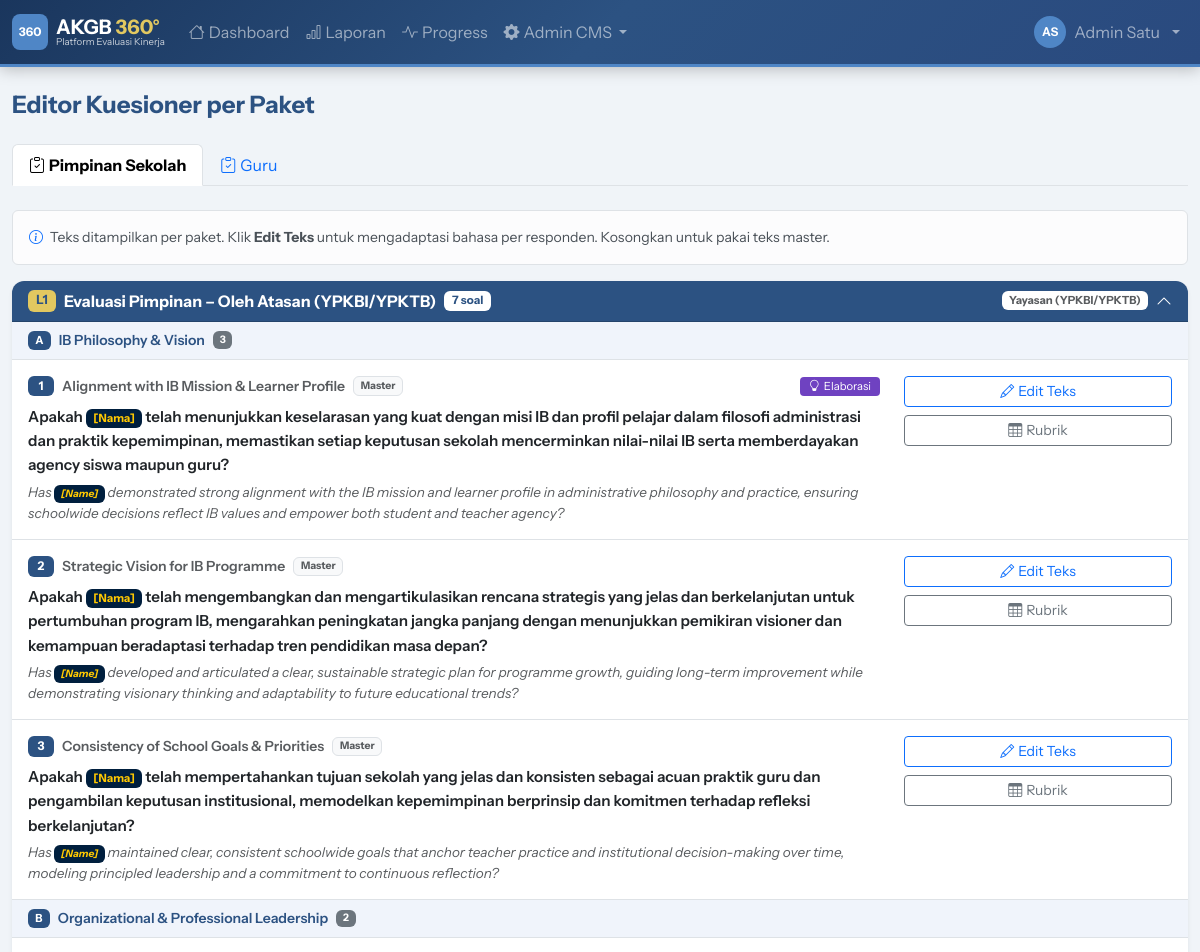
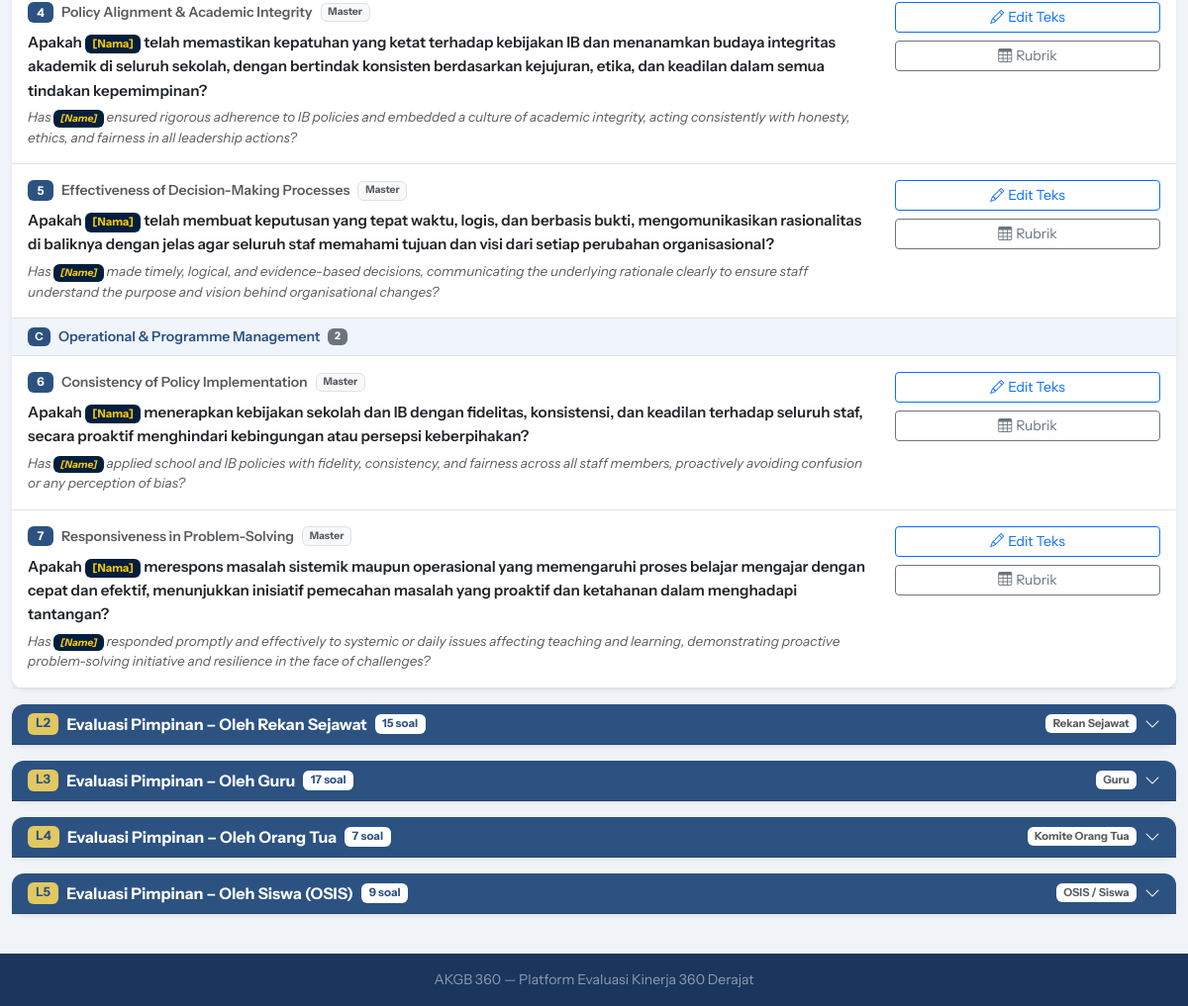
The page /demo/admin/questions.php (signed in) on the database its author committed (2 pictures, top to bottom).
### tables this page shows
CREATE TABLE `eval_types` (
  `id` int NOT NULL AUTO_INCREMENT,
  `code` varchar(20) NOT NULL,
  `name` varchar(100) NOT NULL,
  PRIMARY KEY (`id`),
  UNIQUE KEY `code` (`code`)
);

CREATE TABLE `package_weights` (
  `id` int NOT NULL AUTO_INCREMENT,
  `package_id` int NOT NULL,
  `weight` decimal(4,2) DEFAULT '1.00',
  `notes` varchar(200) DEFAULT NULL,
  PRIMARY KEY (`id`),
  KEY `package_id` (`package_id`),
  CONSTRAINT `package_weights_ibfk_1` FOREIGN KEY (`package_id`) REFERENCES `packages` (`id`) ON DELETE CASCADE
);

CREATE TABLE `packages` (
  `id` int NOT NULL AUTO_INCREMENT,
  `code` varchar(20) NOT NULL,
  `name` varchar(200) NOT NULL,
  `eval_type_id` int NOT NULL,
  `period_id` int DEFAULT NULL COMMENT 'NULL = template global, ada nilai = terikat periode',
  `respondent_type` varchar(50) NOT NULL,
  `description` text,
  `is_self_reflection` tinyint(1) DEFAULT '0',
  PRIMARY KEY (`id`),
  KEY `eval_type_id` (`eval_type_id`),
  KEY `period_id` (`period_id`),
  CONSTRAINT `packages_ibfk_1` FOREIGN KEY (`eval_type_id`) REFERENCES `eval_types` (`id`),
  CONSTRAINT `packages_ibfk_2` FOREIGN KEY (`period_id`) REFERENCES `eval_periods` (`id`) ON DELETE SET NULL
);

CREATE TABLE `package_questions` (
  `id` int NOT NULL AUTO_INCREMENT,
  `package_id` int NOT NULL,
  `question_id` int NOT NULL,
  `question_id_text_override` text COMMENT 'Override teks ID untuk paket ini (NULL = pakai master)',
  `question_en_text_override` text COMMENT 'Override teks EN untuk paket ini (NULL = pakai master)',
  `order_num` int DEFAULT '0',
  PRIMARY KEY (`id`),
  KEY `package_id` (`package_id`),
  KEY `question_id` (`question_id`),
  CONSTRAINT `package_questions_ibfk_1` FOREIGN KEY (`package_id`) REFERENCES `packages` (`id`) ON DELETE CASCADE,
  CONSTRAINT `package_questions_ibfk_2` FOREIGN KEY (`question_id`) REFERENCES `questions` (`id`)
);

CREATE TABLE `standards` (
  `id` int NOT NULL AUTO_INCREMENT,
  `domain_id` int NOT NULL,
  `name` varchar(250) NOT NULL,
  `description` text,
  `extended_description` text,
  `elaboration_id` text,
  `elaboration_en` text,
  `order_num` int DEFAULT '0',
  PRIMARY KEY (`id`),
  KEY `domain_id` (`domain_id`),
  CONSTRAINT `standards_ibfk_1` FOREIGN KEY (`domain_id`) REFERENCES `domains` (`id`)
);

CREATE TABLE `questions` (
  `id` int NOT NULL AUTO_INCREMENT,
  `standard_id` int NOT NULL,
  `question_id_text` text NOT NULL,
  `question_en_text` text NOT NULL,
  PRIMARY KEY (`id`),
  KEY `standard_id` (`standard_id`),
  CONSTRAINT `questions_ibfk_1` FOREIGN KEY (`standard_id`) REFERENCES `standards` (`id`)
);

### public_html/demo/includes/db.php (called while the page is built, shortened)
<?php
class Database {
    private static ?PDO $instance = null;
    public static function getInstance(): PDO {
        if (self::$instance === null) {
            $dsn = "mysql:host=" . DB_HOST . ";dbname=" . DB_NAME . ";charset=" . DB_CHARSET;
            $options = [
                PDO::ATTR_ERRMODE            => PDO::ERRMODE_EXCEPTION,
                PDO::ATTR_DEFAULT_FETCH_MODE => PDO::FETCH_ASSOC,
                PDO::ATTR_EMULATE_PREPARES   => false,
            ];
            try {
                self::$instance = new PDO($dsn, DB_USER, DB_PASS, $options);
            } catch (PDOException $e) {
                die(json_encode(['error' => 'Database connection failed: ' . $e->getMessage()]));
            }
        }
        return self::$instance;
    }
    public static function query(string $sql, array $params = []): PDOStatement {
        $stmt = self::getInstance()->prepare($sql);
        $stmt->execute($params);
        return $stmt;
    }
    public static function fetchAll(string $sql, array $params = []): array {
        return self::query($sql, $params)->fetchAll();
    }
}

### public_html/demo/includes/functions.php (called while the page is built, shortened)
<?php
function h(string $s = ''): string {
    return htmlspecialchars($s, ENT_QUOTES, 'UTF-8');
}
function respondentLabel(string $type): string {
    return match($type) {
        'atasan'        => 'Yayasan (YPKBI/YPKTB)',
        'leader'        => 'Pimpinan Sekolah',
        'peer'          => 'Rekan Sejawat',
        'guru'          => 'Guru',
        'ortu'          => 'Komite Orang Tua',
        'siswa'         => 'OSIS / Siswa',
        'student_class' => 'Murid yang Diajar',
        'self'          => 'Self Evaluation',
        default         => ucfirst($type),
    };
}

### public_html/demo/admin/questions.php (the view, shortened to what this page needs)
<?php
require_once __DIR__ . '/../includes/db.php';
require_once __DIR__ . '/../includes/functions.php';
require_once __DIR__ . '/../includes/layout.php';
$tab    = $_GET['tab'] ?? '';
$evalTypes = Database::fetchAll("SELECT * FROM eval_types ORDER BY id");
if (!$tab && !empty($evalTypes)) $tab = $evalTypes[0]['code'];
$currentEt = null;
foreach ($evalTypes as $et) {
    if ($et['code'] === $tab) { $currentEt = $et; break; }
}
$packages = [];
if ($currentEt) {
    $pkgRows = Database::fetchAll("
        SELECT p.*, pw.weight
        FROM packages p
        LEFT JOIN package_weights pw ON pw.package_id = p.id
        WHERE p.eval_type_id = ? AND p.is_self_reflection = 0
        ORDER BY p.id
    ", [$currentEt['id']]);
    foreach ($pkgRows as $pkg) {
        $qRows = Database::fetchAll("
            SELECT
                pq.id as pq_id,
                pq.order_num,
                pq.question_id_text_override,
                pq.question_en_text_override,
                q.id as q_id,
                q.question_id_text as master_id,
                q.question_en_text as master_en,
                s.id as s_id,
                s.name as s_name,
                s.elaboration_id,
                s.elaboration_en,
                d.id as d_id,
                d.name as d_name,
                d.code as d_code
            FROM package_questions pq
            JOIN questions q ON pq.question_id = q.id
            JOIN standards s ON q.standard_id = s.id
            JOIN domains d ON s.domain_id = d.id
            WHERE pq.package_id = ?
            ORDER BY pq.order_num, d.order_num, s.order_num
        ", [$pkg['id']]);
        $byDomain = [];
        foreach ($qRows as $q) {
            $byDomain[$q['d_id']]['name']   = $q['d_name'];
            $byDomain[$q['d_id']]['code']   = $q['d_code'];
            $byDomain[$q['d_id']]['items'][] = $q;
        }
        $qIds = array_unique(array_column($qRows, 'q_id'));
        $descriptors = [];
        if (!empty($qIds)) {
            $rows = Database::fetchAll(
                "SELECT * FROM grade_descriptors WHERE question_id IN (" . implode(',', $qIds) . ") ORDER BY question_id, grade"
            );
            foreach ($rows as $r) $descriptors[$r['question_id']][$r['grade']] = $r;
        }
        $packages[] = array_merge($pkg, [
            'byDomain'    => $byDomain,
            'descriptors' => $descriptors,
            'q_count'     => count($qRows),
        ]);
    }
}
ob_start(); ?>
<ul class="nav nav-tabs mb-4">
  <?php foreach ($evalTypes as $et): ?>
  <li class="nav-item">
    <a class="nav-link <?= $tab===$et['code']?'active fw-bold':'' ?>"
       href="?tab=<?= urlencode($et['code']) ?>">
      <i class="bi bi-clipboard-check me-1"></i><?= h($et['name']) ?>
    </a>
  </li>
  <?php endforeach; ?>
</ul>
<?php if (empty($packages)): ?>
<div class="card">
  <div class="card-body text-center py-5 text-muted">
    <i class="bi bi-inbox display-4 mb-3 d-block"></i>
    <p>Belum ada paket untuk tipe ini.</p>
    <a href="<?= APP_URL ?>/admin/matrix.php?tab=<?= urlencode($tab) ?>" class="btn btn-navy">
      Buat via Matriks Mapping →
    </a>
  </div>
</div>
<?php else: ?>
<div class="alert alert-light border small mb-3">
  <i class="bi bi-info-circle me-1 text-primary"></i>
  Teks ditampilkan per paket. Klik <strong>Edit Teks</strong> untuk mengadaptasi bahasa per responden.
  Kosongkan untuk pakai teks master.
</div>
<?php foreach ($packages as $pi => $pkg):
  $cid = 'pkg' . $pkg['id'];
?>
<div class="card mb-3 border-0 shadow-sm">
  <div class="card-header d-flex justify-content-between align-items-center py-2"
       style="cursor:pointer;background:var(--ktb-navy);color:white"
       data-bs-toggle="collapse" data-bs-target="#<?= $cid ?>"
       aria-expanded="<?= $pi===0?'true':'false' ?>">
    <div class="d-flex align-items-center gap-2">
      <span class="badge" style="background:var(--ktb-gold);color:var(--ktb-navy);font-size:.8rem">
        <?= h($pkg['code']) ?>
      </span>
      <strong><?= h($pkg['name']) ?></strong>
      <span class="badge bg-white text-navy" style="font-size:.72rem">
        <?= $pkg['q_count'] ?> soal
      </span>
    </div>
    <div class="d-flex align-items-center gap-2">
      <span class="badge bg-white text-muted" style="font-size:.7rem">
        <?= h(respondentLabel($pkg['respondent_type'])) ?>
      </span>
      <i class="bi bi-chevron-<?= $pi===0?'up':'down' ?>"></i>
    </div>
  </div>
  <div class="collapse <?= $pi===0?'show':'' ?>" id="<?= $cid ?>">
    <div class="card-body p-0">
      <?php $qNum = 0; foreach ($pkg['byDomain'] as $did => $domain): ?>
      <div class="px-3 py-2 d-flex align-items-center gap-2"
           style="background:#f0f4fb;border-bottom:1px solid #dee2e6">
        <span class="badge" style="background:var(--ktb-navy);font-size:.7rem">
          <?= h($domain['code']) ?>
        </span>
        <span class="fw-semibold small text-navy"><?= h($domain['name']) ?></span>
        <span class="badge bg-secondary" style="font-size:.65rem"><?= count($domain['items']) ?></span>
      </div>
      <?php foreach ($domain['items'] as $q):
        $qNum++;
        $activeId = $q['question_id_text_override'] ?: $q['master_id'];
        $activeEn = $q['question_en_text_override'] ?: $q['master_en'];
        $isOverride = !empty($q['question_id_text_override']);
      ?>
      <div class="border-bottom px-3 py-3">
        <div class="row align-items-start">
          <div class="col-md-9">
            <div class="d-flex align-items-center gap-2 mb-2">
              <span class="badge badge-navy" style="min-width:26px"><?= $qNum ?></span>
              <span class="small fw-semibold text-muted"><?= h($q['s_name']) ?></span>
              <?php if ($isOverride): ?>
              <span class="badge bg-warning text-dark" style="font-size:.65rem">Adaptasi Paket</span>
              <?php else: ?>
              <span class="badge bg-light text-muted border" style="font-size:.65rem">Master</span>
              <?php endif; ?>
              <?php if (!empty($q['elaboration_id'])): ?>
              <button type="button" class="btn btn-sm py-0 px-2 ms-auto"
                style="background:#6f42c1;color:white;font-size:.7rem"
                data-bs-toggle="modal" data-bs-target="#elab<?= $q['s_id'] ?>">
                <i class="bi bi-lightbulb me-1"></i>Elaborasi
              </button>
              <?php endif; ?>
            </div>
            <p class="mb-1 fw-semibold" style="line-height:1.6;font-size:.95rem">
              <?= str_replace('[Nama]', '<span class="badge" style="background:#001f3e;color:#ffc901">[Nama]</span>', h($activeId)) ?>
            </p>
            <?php if ($activeEn): ?>
            <p class="mb-0 text-muted" style="font-size:.85rem;font-style:italic;line-height:1.5">
              <?= str_replace('[Name]', '<span class="badge" style="background:#001f3e;color:#ffc901">[Name]</span>', h($activeEn)) ?>
            </p>
            <?php endif; ?>
          </div>
          <div class="col-md-3 text-md-end mt-2 mt-md-0 d-flex flex-md-column gap-2 justify-content-end">
            <button class="btn btn-sm btn-outline-primary"
              data-bs-toggle="modal" data-bs-target="#editQ<?= $q['pq_id'] ?>">
              <i class="bi bi-pencil me-1"></i>Edit Teks
            </button>
            <button class="btn btn-sm btn-outline-secondary"
              data-bs-toggle="modal" data-bs-target="#rubrik<?= $q['q_id'] ?>">
              <i class="bi bi-table me-1"></i>Rubrik
            </button>
          </div>
        </div>
      </div>
      <?php endforeach;  ?>
      <?php endforeach;  ?>
    </div>
  </div>
</div>
<?php endforeach;  ?>
<?php endif; ?>

### public_html/demo/assets/css/style.css (style rules this page uses)
:root { --ktb-navy: #2C5282; --ktb-navy-dark: #1A365D; --ktb-navy-light: #2A4A7F; --ktb-blue: #4F86C6; --ktb-blue-light: #6B9FD4; --ktb-blue-dark: #3A6FA8; --ktb-gold: #E2C860; --ktb-gold-light: #EDF2F7; --ktb-sunshade: #ff9a31; --ktb-aqua: #F0F4F8; --ktb-platinum: #C3D9ED; --ktb-gray: #F0F4F8; }
body { background: var(--ktb-aqua); min-height: 100vh; display: flex; flex-direction: column; font-family: 'Instrument Sans', 'Segoe UI', system-ui, sans-serif; }
.text-navy { color: var(--ktb-navy) !important; }
.card { border: none; box-shadow: 0 2px 10px rgba(0,0,0,.08); border-radius: 12px; }
.card-header { background: var(--ktb-navy); color: white; border-radius: 12px 12px 0 0 !important; font-weight: 600; }
.badge-navy { background: var(--ktb-navy); color: white; }

### rows shown on the page
eval_types: name "Pimpinan Sekolah"
eval_types: name "Guru"
package_weights: package.code "L1", package.name "Evaluasi Pimpinan – Oleh Atasan (YPKBI/YPKTB)", q_count "7", package.respondent_type "Yayasan (YPKBI/YPKTB)", code "A", name "IB Philosophy & Vision", count($domain['items']) "3", code "B", name "Organizational & Professional Leadership", count($domain['items']) "2", code "C", name "Operational & Programme Management"
package_questions: standards.name "Alignment with IB Mission & Learner Profile", shows "Master", question_id_text_override.question_id_text "Apakah [Nama] telah menunjukkan keselarasan yang kuat dengan misi IB dan profil pelajar dalam filosofi administrasi dan praktik kepemimpinan, memastikan setiap keputusan sekolah mencerminkan nilai-nilai IB serta memberdayakan agency siswa maupun guru?", question_en_text_override.question_en_text "Has [Name] demonstrated strong alignment with the IB mission and learner profile in administrative philosophy and practice, ensuring schoolwide decisions reflect IB values and empower both student and teacher agency?"
package_questions: standards.name "Strategic Vision for IB Programme", shows "Master", question_id_text_override.question_id_text "Apakah [Nama] telah mengembangkan dan mengartikulasikan rencana strategis yang jelas dan berkelanjutan untuk pertumbuhan program IB, mengarahkan peningkatan jangka panjang dengan menunjukkan pemikiran visioner dan kemampuan beradaptasi terhadap tren pendidikan masa depan?", question_en_text_override.question_en_text "Has [Name] developed and articulated a clear, sustainable strategic plan for programme growth, guiding long-term improvement while demonstrating visionary thinking and adaptability to future educational trends?"
package_questions: standards.name "Consistency of School Goals & Priorities", shows "Master", question_id_text_override.question_id_text "Apakah [Nama] telah mempertahankan tujuan sekolah yang jelas dan konsisten sebagai acuan praktik guru dan pengambilan keputusan institusional, memodelkan kepemimpinan berprinsip dan komitmen terhadap refleksi berkelanjutan?", question_en_text_override.question_en_text "Has [Name] maintained clear, consistent schoolwide goals that anchor teacher practice and institutional decision-making over time, modeling principled leadership and a commitment to continuous reflection?"
package_questions: standards.name "Policy Alignment & Academic Integrity", shows "Master", question_id_text_override.question_id_text "Apakah [Nama] telah memastikan kepatuhan yang ketat terhadap kebijakan IB dan menanamkan budaya integritas akademik di seluruh sekolah, dengan bertindak konsisten berdasarkan kejujuran, etika, dan keadilan dalam semua tindakan kepemimpinan?", question_en_text_override.question_en_text "Has [Name] ensured rigorous adherence to IB policies and embedded a culture of academic integrity, acting consistently with honesty, ethics, and fairness in all leadership actions?"
package_questions: standards.name "Effectiveness of Decision-Making Processes", shows "Master", question_id_text_override.question_id_text "Apakah [Nama] telah membuat keputusan yang tepat waktu, logis, dan berbasis bukti, mengomunikasikan rasionalitas di baliknya dengan jelas agar seluruh staf memahami tujuan dan visi dari setiap perubahan organisasional?", question_en_text_override.question_en_text "Has [Name] made timely, logical, and evidence-based decisions, communicating the underlying rationale clearly to ensure staff understand the purpose and vision behind organisational changes?"
package_questions: standards.name "Consistency of Policy Implementation", shows "Master", question_id_text_override.question_id_text "Apakah [Nama] menerapkan kebijakan sekolah dan IB dengan fidelitas, konsistensi, dan keadilan terhadap seluruh staf, secara proaktif menghindari kebingungan atau persepsi keberpihakan?", question_en_text_override.question_en_text "Has [Name] applied school and IB policies with fidelity, consistency, and fairness across all staff members, proactively avoiding confusion or any perception of bias?"
package_questions: standards.name "Responsiveness in Problem-Solving", shows "Master", question_id_text_override.question_id_text "Apakah [Nama] merespons masalah sistemik maupun operasional yang memengaruhi proses belajar mengajar dengan cepat dan efektif, menunjukkan inisiatif pemecahan masalah yang proaktif dan ketahanan dalam menghadapi tantangan?", question_en_text_override.question_en_text "Has [Name] responded promptly and effectively to systemic or daily issues affecting teaching and learning, demonstrating proactive problem-solving initiative and resilience in the face of challenges?"
package_weights: package.code "L2", package.name "Evaluasi Pimpinan – Oleh Rekan Sejawat", q_count "15", package.respondent_type "Rekan Sejawat"

### other values the page prints
$initials "AS"
$name "Admin Satu"
$title "Editor Kuesioner per Paket"
